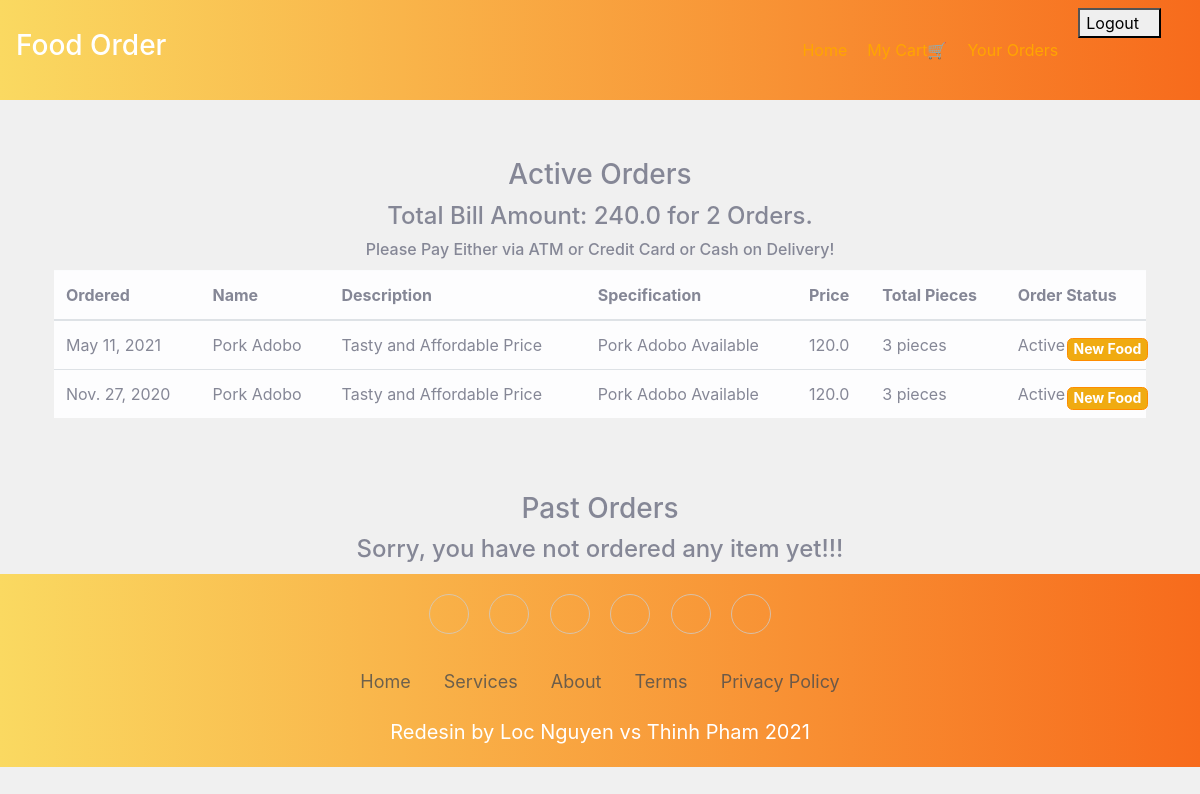
/order_details/ (signed in), run on the app's committed database.
### main/models.py (models this page shows, shortened)
class CartItems(models.Model):
    ORDER_STATUS = (
        ('Active', 'Active'),
        ('Delivered', 'Delivered')
    )
    user = models.ForeignKey(User, on_delete=models.CASCADE)
    item = models.ForeignKey(Item, on_delete=models.CASCADE)
    ordered = models.BooleanField(default=False)
    quantity = models.IntegerField(default=1)
    ordered_date = models.DateField(default=timezone.now)
    status = models.CharField(max_length=20, choices=ORDER_STATUS, default='Active')
    delivery_date = models.DateField(default=timezone.now)
    class Meta:
        verbose_name = 'Cart Item'
        verbose_name_plural = 'Cart Items'

class Item(models.Model):
    LABELS = (
        ('Best Selling Foods', 'Best Selling Foods'),
        ('New Food', 'New Food'),
        ('Spicy Foods🔥', 'Spicy Foods🔥'),
    )
    LABEL_COLOUR = (
        ('danger', 'danger'),
        ('success', 'success'),
        ('primary', 'primary'),
        ('info', 'info'),
        ('warning', 'warning'),
    )
    title = models.CharField(max_length=150)
    description = models.CharField(max_length=250,blank=True)
    price = models.FloatField()
    pieces = models.IntegerField(default=6)
    instructions = models.CharField(max_length=250,default="Available")
    image = models.ImageField(default='default.png', upload_to='images/')
    labels = models.CharField(max_length=25, choices=LABELS, blank=True)
    label_colour = models.CharField(max_length=15, choices=LABEL_COLOUR, blank=True)
    slug = models.SlugField(default="foods")
    created_by = models.ForeignKey(User, on_delete=models.CASCADE)

### main/views.py (the view)
# urls.py: path('order_details/', views.order_details, name='order_details'),
@login_required
def order_details(request):
    items = CartItems.objects.filter(user=request.user, ordered=True,status="Active").order_by('-ordered_date')
    cart_items = CartItems.objects.filter(user=request.user, ordered=True,status="Delivered").order_by('-ordered_date')
    bill = items.aggregate(Sum('item__price'))
    number = items.aggregate(Sum('quantity'))
    pieces = items.aggregate(Sum('item__pieces'))
    total = bill.get("item__price__sum")
    count = number.get("quantity__sum")
    total_pieces = pieces.get("item__pieces__sum")
    context = {
        'items':items,
        'cart_items':cart_items,
        'total': total,
        'count': count,
        'total_pieces': total_pieces
    }
    return render(request, 'main/order_details.html', context)

### main/templatetags/get_group.py (called while the page is built)
@register.filter(name='has_group')
def has_group(user, group_name):
    return user.groups.filter(name=group_name).exists()

### main/templates/main/order_details.html
{% extends "main/layout.html" %}
{% block content %}
<div class="cart">
    <div class="container">
        <div class="row">
            <div class="col-sm-12 mt-5">
                <h3 class="text-center">Active Orders</h3>
                {% if items %}
                <h4 class="text-center">Total Bill Amount: {{total}} for {{ count }} Orders.</h4>
                <h6 class="text-center">Please Pay Either via ATM or Credit Card or Cash on Delivery!</h6>
                <div class="table-responsive">
                    <table class="table table-light">
                        <thead>
                        <tr>
                            <th scope="col">Ordered</th>
                            <th scope="col">Name</th>
                            <th scope="col">Description</th>
                            <th scope="col">Specification</th>
                            <th scope="col">Price</th>
                            <th scope="col">Total Pieces</th>
                            <th scope="col">Order Status</th>
                        </tr>
                        </thead>
                        <tbody>
                            {% for item_active in items %}
                        <tr>
                            <td>{{ item_active.ordered_date }}</td>
                            <td>{{ item_active.item.title }} <span class="badge badge-{{ item_active.item.label_colour }}">{{ item_active.item.labels }}</span></td>
                            <td>{{ item_active.item.description }}</td>
                            <td>{{ item_active.item.instructions }}</td>
                            <td>{{ item_active.item.price }}</td>
                            <td>{{ item_active.item.pieces }} pieces</td>
                            <td>{{ item_active.status }}</td>
                        </tr>
                            {% endfor %}
                        </tbody>
                    </table>
                </div>
                {% else %}
                <h4 class="text-center">Sorry, you have not ordered any item yet!!!</h4>
                {% endif %}
            </div>
        </div>
        <div class="row">
            <div class="col-sm-12 mt-5">
                <h3 class="text-center">Past Orders</h3>
                {% if cart_items %}
                <div class="table-responsive">
                    <table class="table table-light">
                        <thead>
                        <tr>
                            <th scope="col">Ordered</th>
                            <th scope="col">Name</th>
                            <th scope="col">Description</th>
                            <th scope="col">Specification</th>
                            <th scope="col">Price</th>
                            <th scope="col">Total Pieces</th>
                            <th scope="col">Order Status</th>
                            <th scope="col">Delivery Date</th>
                        </tr>
                        </thead>
                        <tbody>
                            {% for cart in cart_items %}
                        <tr>
                            <td>{{ cart.ordered_date }}</td>
                            <td>{{ cart.item.title }} <span class="badge badge-{{ cart.item.label_colour }}">{{ cart.item.labels }}</span></td>
                            <td>{{ cart.item.description }}</td>
                            <td>{{ cart.item.instructions }}</td>
                            <td>{{ cart.item.price }}</td>
                            <td>{{ cart.item.pieces }} pieces</td>
                            <td>{{ cart.status }}</td>
                            <td>{{ cart.delivery_date }}</td>
                        </tr>
                            {% endfor %}
                        </tbody>
                    </table>
                </div>
                {% else %}
                <h4 class="text-center">Sorry, you have not ordered any item yet!!!</h4>
                {% endif %}
            </div>
        </div>
    </div>
</div>
{% endblock content %}

### main/static/main/home.css (style rules this page uses)
.badge-success { right: 10px; position: absolute; margin: 5px 0 0 0; width: fit-content; font-size: 14px; background-color: #F0AB11; border: 0.5px solid darkorange; animation: shake 1s cubic-bezier(.36,.07,.19,.97) both 3s; animation-delay: 3s; transform: translate3d(0, 0, 0); animation-iteration-count: infinite ; }

### main/static/main/dishes.css (style rules this page uses)
.row { flex-direction: column; }
.text-center { margin: 10px auto; }

### data on the page
CartItems: ordered_date "May 11, 2021", item "Pork Adobo", item.labels "New Food", item.description "Tasty and Affordable Price", item.instructions "Pork Adobo Available", item.price "120.0", item.pieces "3", status "Active"
CartItems: ordered_date "Nov. 27, 2020", item "Pork Adobo", item.labels "New Food", item.description "Tasty and Affordable Price", item.instructions "Pork Adobo Available", item.price "120.0", item.pieces "3", status "Active"

### other printed values
{{ total }} "240.0"
{{ count }} "2"
